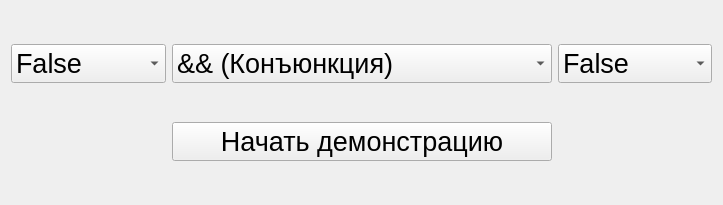
<?xml version="1.0" encoding="UTF-8"?>
<ui version="4.0">
 <class>boolcalc</class>
 <widget class="QMainWindow" name="boolcalc">
  <property name="geometry">
   <rect>
    <x>0</x>
    <y>0</y>
    <width>723</width>
    <height>205</height>
   </rect>
  </property>
  <property name="font">
   <font>
    <pointsize>20</pointsize>
   </font>
  </property>
  <property name="windowTitle">
   <string>Калькулятор логических переменных</string>
  </property>
  <widget class="QWidget" name="centralWidget">
   <layout class="QGridLayout" name="gridLayout">
    <item row="0" column="0">
     <widget class="QComboBox" name="op1">
      <item>
       <property name="text">
        <string>False</string>
       </property>
      </item>
      <item>
       <property name="text">
        <string>True</string>
       </property>
      </item>
     </widget>
    </item>
    <item row="0" column="1">
     <widget class="QComboBox" name="operation">
      <item>
       <property name="text">
        <string>&amp;&amp; (Конъюнкция)</string>
       </property>
      </item>
      <item>
       <property name="text">
        <string>|| (Дизъюнкция)</string>
       </property>
      </item>
      <item>
       <property name="text">
        <string>⊕ (Сложение по модулю 2)</string>
       </property>
      </item>
      <item>
       <property name="text">
        <string>=&gt; (Импликация)</string>
       </property>
      </item>
      <item>
       <property name="text">
        <string>== (Равенство)</string>
       </property>
      </item>
      <item>
       <property name="text">
        <string>!= (Неравенство)</string>
       </property>
      </item>
      <item>
       <property name="text">
        <string>! (Отрицание)</string>
       </property>
      </item>
      <item>
       <property name="text">
        <string>| (Штрих Ше́ффера)</string>
       </property>
      </item>
      <item>
       <property name="text">
        <string>↓ (Функция Вебба)</string>
       </property>
      </item>
     </widget>
    </item>
    <item row="0" column="2">
     <widget class="QComboBox" name="op2">
      <item>
       <property name="text">
        <string>False</string>
       </property>
      </item>
      <item>
       <property name="text">
        <string>True</string>
       </property>
      </item>
     </widget>
    </item>
    <item row="1" column="1">
     <widget class="QPushButton" name="demonstration_button">
      <property name="text">
       <string>Начать демонстрацию</string>
      </property>
     </widget>
    </item>
   </layout>
  </widget>
 </widget>
 <layoutdefault spacing="6" margin="11"/>
 <resources/>
 <connections/>
</ui>
